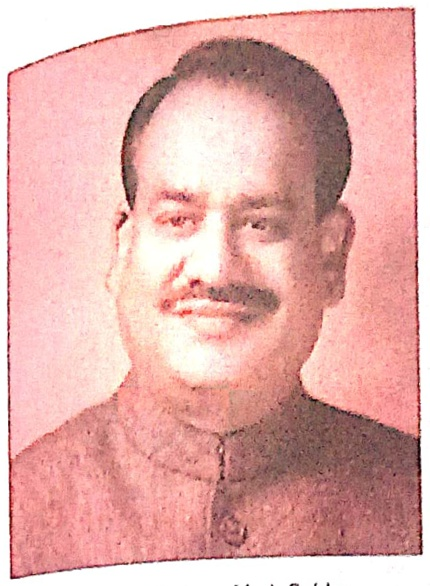
#> input picture Images/extracted_scans/Civics_1 - The Union Parliament/OmBirla.jpg, 430 x 586 px; its folder holds only this picture in this run
$ python -i extract_scans.py   (imports and definitions only)
#> lines starting #> are read from the running program, lines starting #| are printed output that depends on the picture; after the words box and inside, x2 and y2 are one past the last pixel; in counts of white or black regions, pixels touching at a corner belong together
#> further down, picture is the input picture: shape (586, 430, 3); mean B, G, R 170, 174.5, 226.8
import os
import cv2
import numpy as np
import fitz  # PyMuPDF

# [23 lines left out: function deskew_image_robust, not called in this run]

def strip_caption(crop_img):
    """Surgically removes captions and nearby text letters from the cropped image."""
    h, w = crop_img.shape[:2]
#> h = 586; w = 430
    gray = cv2.cvtColor(crop_img, cv2.COLOR_BGR2GRAY)
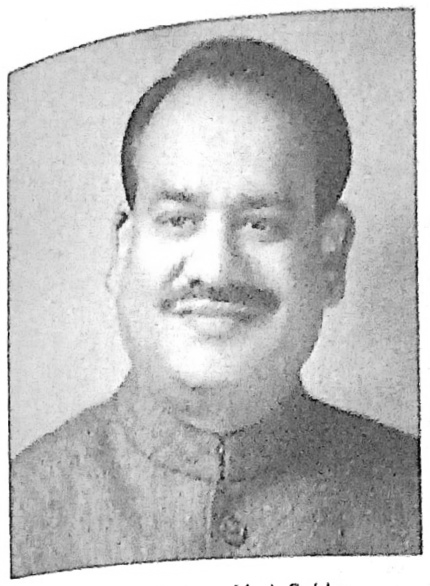
#> gray: shape (586, 430); min 1, max 255, mean 189.7

    # Threshold: dark pixels become white (highlights borders, photos, and text)
    thresh = cv2.threshold(gray, 0, 255, cv2.THRESH_BINARY_INV | cv2.THRESH_OTSU)[1]
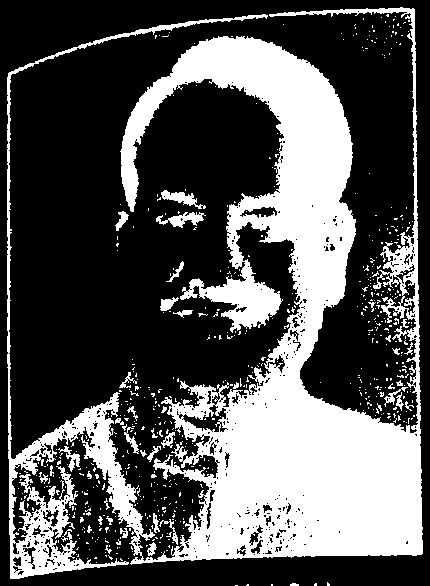
#> thresh: shape (586, 430); 33.4% white; 619 white regions (578 under 20 px), largest, box (x1, y1, x2, y2) and area: (7, 7, 423, 579) 79259, (156, 212, 206, 228) 363, (161, 190, 206, 209) 332

    # Dilate 5x5: This fuses line-art and photo borders together,
    # but the 5px reach is too small to bridge the gap to the caption text below it.
    kernel = cv2.getStructuringElement(cv2.MORPH_RECT, (5, 5))
    fused = cv2.dilate(thresh, kernel, iterations=1)
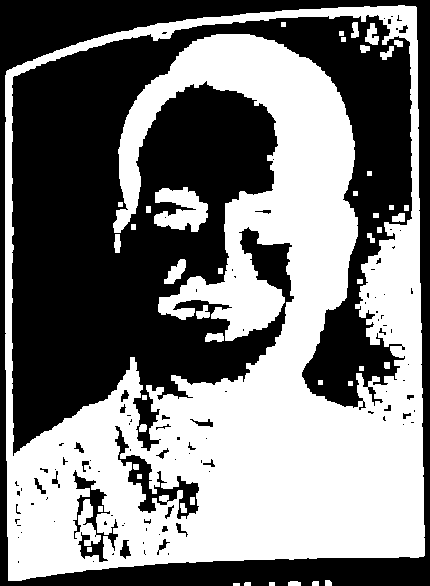
#> fused: shape (586, 430); 48.6% white; 45 white regions

    contours, _ = cv2.findContours(fused, cv2.RETR_EXTERNAL, cv2.CHAIN_APPROX_SIMPLE)
#> contours = 7 contours, 3 with area under 20; largest, box (x1, y1, x2, y2) and area: (5, 5, 425, 581) 223486, (288, 581, 301, 586) 44, (325, 580, 332, 586) 28, (312, 581, 319, 586) 24
    if not contours: return crop_img

    # Find the largest object (which will be the photograph or its border)
    max_area = max(cv2.contourArea(c) for c in contours)
#> max_area = 223486

    # FILTER: Keep only objects that are at least 5% the size of the main photograph.
    # This automatically throws out tiny text letters and small bullet points.
    valid_contours = [c for c in contours if cv2.contourArea(c) > (max_area * 0.05)]
#> valid_contours = 1 contour; box (x1, y1, x2, y2) and area: (5, 5, 425, 581) 223486
    if not valid_contours: return crop_img

    # Draw a new bounding box tightly around only the valid image parts
    x_min, y_min = w, h
#> x_min = 430; y_min = 586
    x_max, y_max = 0, 0

    for c in valid_contours:
        x, y, cw, ch = cv2.boundingRect(c)
        x_min = min(x_min, x)
        y_min = min(y_min, y)
        x_max = max(x_max, x + cw)
        y_max = max(y_max, y + ch)
#> this loop made 1 pass
#> (x, y, cw, ch, x_min, y_min, x_max, y_max) on pass 1: (5, 5, 420, 576, 5, 5, 425, 581)

    # Add a comfortable 5px padding to the clean image
    pad = 5
    y1, y2 = max(0, y_min - pad), min(h, y_max + pad)
#> y1 = 0; y2 = 586
    x1, x2 = max(0, x_min - pad), min(w, x_max + pad)
#> x1 = 0; x2 = 430

    return crop_img[y1:y2, x1:x2]

# [68 lines left out: function extract_visuals_from_scans, not called in this run]

# ==========================================
SOURCE_PDF_DIR = "./chapter_pdfs"
DESTINATION_DIR = "./extracted_scans"

# [2 lines not run here, left out]

>>> import cv2
>>> picture = cv2.imread('extracted_scans/Civics_1 - The Union Parliament/OmBirla.jpg')
>>> result = strip_caption(picture)

$ run again, on Images/extracted_scans/Civics_1 - The Union Parliament/ParliamentaryProcedures.jpg
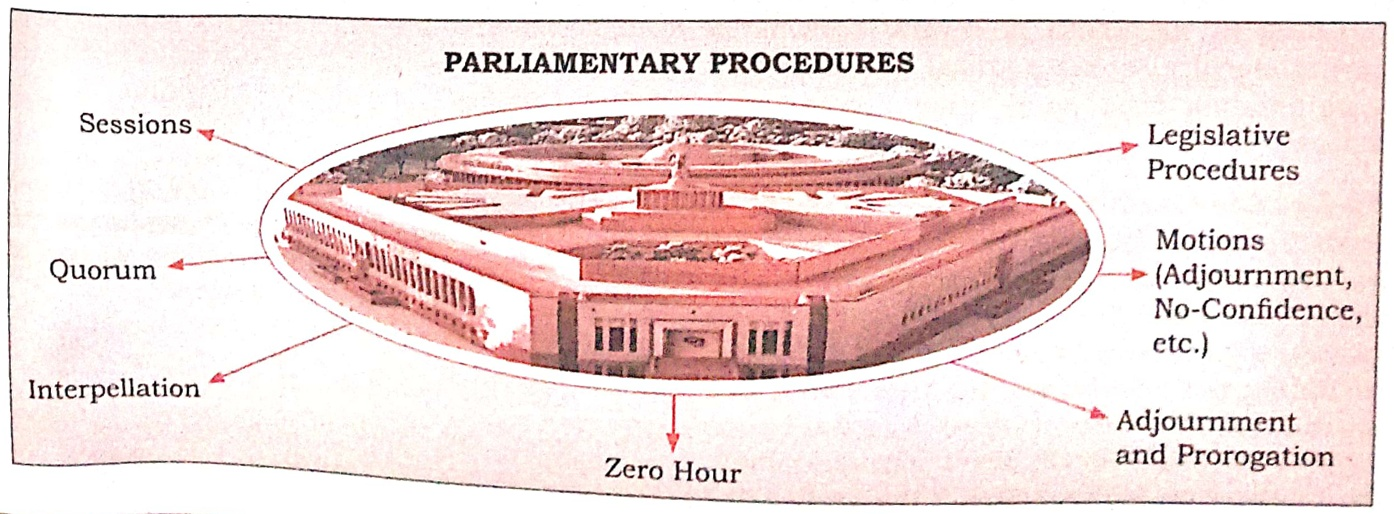
#> input picture Images/extracted_scans/Civics_1 - The Union Parliament/ParliamentaryProcedures.jpg, 1394 x 514 px
#> picture is the input picture: shape (514, 1394, 3); mean B, G, R 215.1, 217.1, 236.2
#> in strip_caption, `thresh = cv2.threshold(gray, 0, 255, cv2.THRESH_BINARY_INV | cv2.THRES..`:
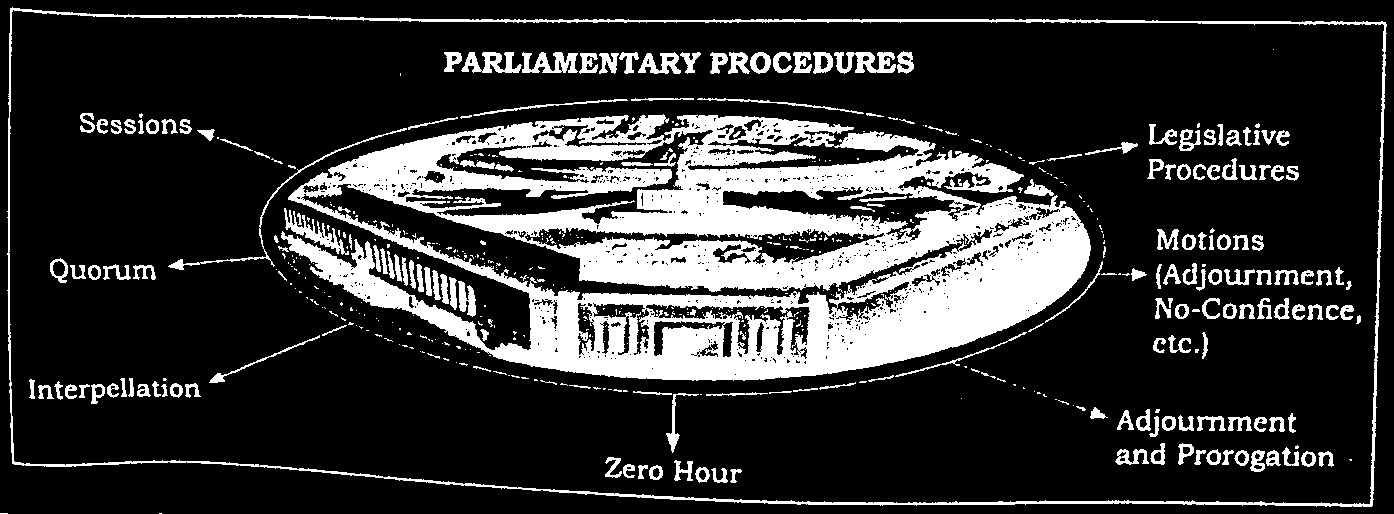
#> thresh: shape (514, 1394); 20.1% white; 570 white regions (367 under 20 px), largest, box (x1, y1, x2, y2) and area: (281, 114, 1091, 381) 104933, (7, 7, 1387, 507) 9829, (834, 52, 896, 74) 812
#> in strip_caption, `fused = cv2.dilate(thresh, kernel, iterations=1)`:
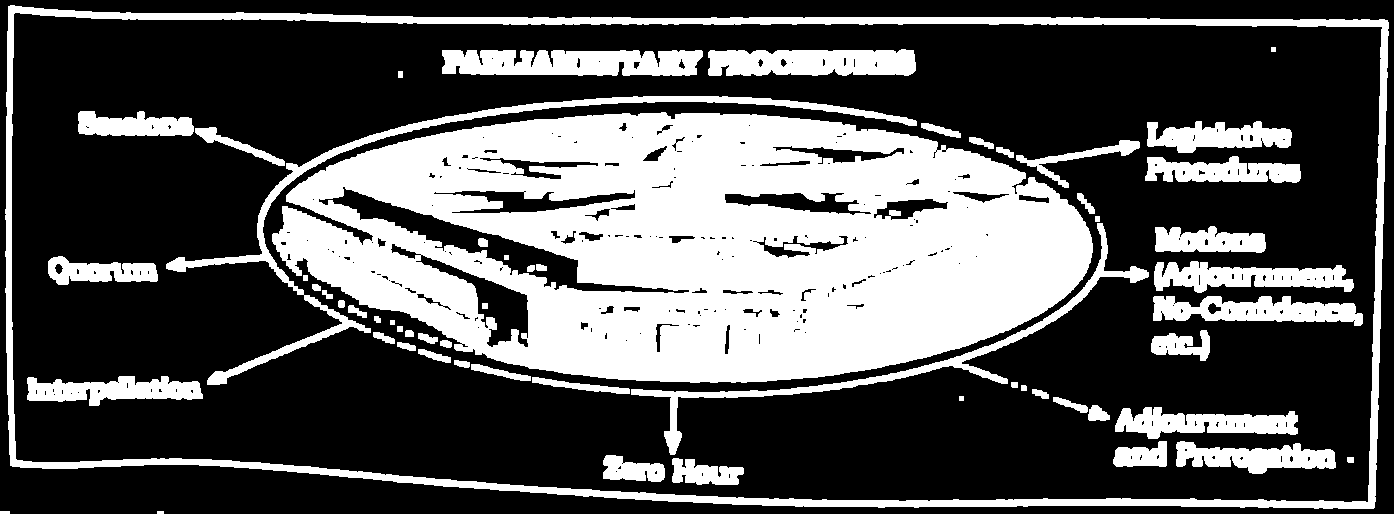
#> fused: shape (514, 1394); 33.5% white; 60 white regions
#> contours = 3 contours, 2 with area under 20; largest, box (x1, y1, x2, y2) and area: (5, 5, 1389, 509) 654562
#> max_area = 654561.5
#> valid_contours = 1 contour; box (x1, y1, x2, y2) and area: (5, 5, 1389, 509) 654562
#> the loop in strip_caption, `for c in valid_contours:` made 1 pass
#> (x, y, cw, ch, x_min, y_min, x_max, y_max) on pass 1: (5, 5, 1384, 504, 5, 5, 1389, 509)
#> y1 = 0; y2 = 514
#> x1 = 0; x2 = 1394
